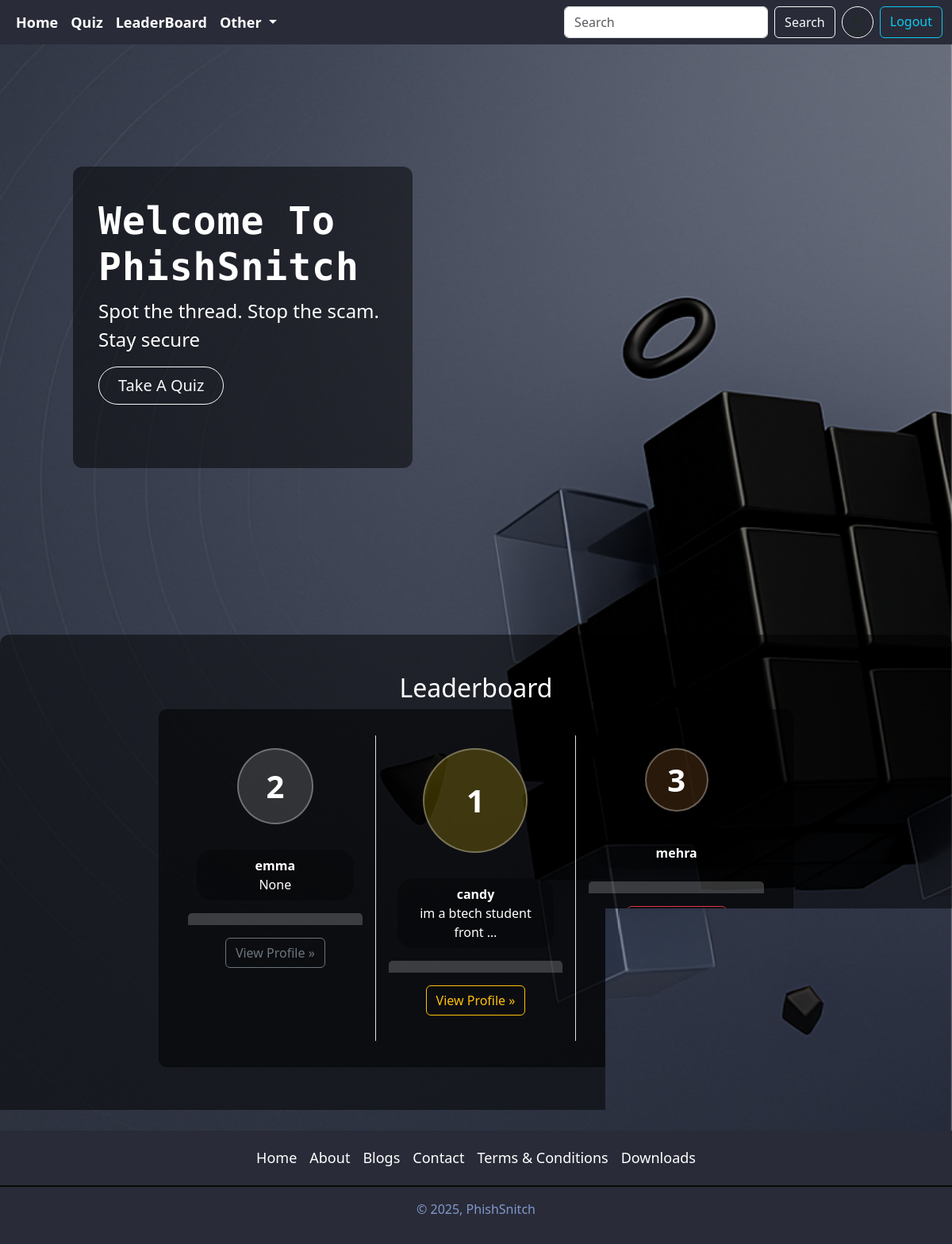
Screenshot of / (signed in) with the database file from the repository.
### accounts/models.py (models this page shows, shortened)
class Profile(models.Model):
    user=models.OneToOneField(User, on_delete=models.CASCADE,null=True,verbose_name='User_Object')
    bio=models.TextField(blank=True,null=True)
    profile_image=models.ImageField(upload_to='profile_images',default='userdefault.png',blank=True,null=True,verbose_name='Profile_Pic')
    location=models.CharField(max_length=100,blank=True,null=True)
    GENDER=(
        ('Male','Male'),
        ('Female','Female'),
        ('Other','Other')
    )
    gender=models.CharField(max_length=6,choices=GENDER,blank=True,null=True)
    rank=models.IntegerField(null=True,blank=True,editable=True,default=0)
    total_score = models.IntegerField(default=0)

### quiz/models.py (models this page shows, shortened)
class UserRank(models.Model):
    user=models.OneToOneField(User,on_delete=models.CASCADE)
    rank=models.IntegerField(null=True,blank=True)
    total_score=models.IntegerField(null=True,blank=True)

### base/views.py (the view)
# urls.py: path('',views.home,name='home'),
def home(request):
    leaderboard_users=UserRank.objects.order_by('rank')[:3]
    context = {"leaderboard_users":leaderboard_users}
    return render(request, 'welcome.html', context)

### templates/welcome.html (shortened to what this page needs)
{% extends "index.html" %}
{% block body_class %}home-page{% endblock %}
{% load static %}
{% block content %}
<div class="responsive-bg "  >
   <div class="container-fluid min-vh-100 d-flex justify-content-center align-items-center ">
   <div class="three-column-row w-100 ">
        <div class="left-column  col-12 col-lg-6 d-flex justify-content-center justify-content-lg-start align-items-center">
            <div class="left-content mx-3 mx-lg-5">
                <h1 class="custom-heading display-5 fw-bold my-2 text-white">Welcome To PhishSnitch</h1>
                <p class="text-white fs-4">Spot the thread. Stop the scam. Stay secure</p>
                <div class=" d-inline-flex gap-2 mb-5">
                    <a href="{% url 'category_view' %}" class="btn btn-outline-light align-item-center btn-lg px-4 rounded-pill" type="button">
                        Take A Quiz
                    </a>
                </div>
            </div>
        </div>
        <div class="right-column"></div>
    </div>
   </div>
    <div class="container-fluid left-content mb-3 py-5">
    <h2 class="text-center text-white">Leaderboard</h2>
    <div class="card mb-3 mx-auto g-0" style="max-width: 800px;">
          <div class="row row-cols-1 row-cols-md-3">
  {% if leaderboard_users|length == 0 %}
    <div class="col-12 text-center text-danger py-4">
      <h4>No Users Available on leaderboard</h4>
    </div>
  {% else %}
    <div class="col border-end p-3">
      <div class="pedestal place2">
        <div class="pedestal-user">2</div>
        <div class="pedestal-info">
          <strong>{{ leaderboard_users.1.user.username }}</strong>
          <div>{{ leaderboard_users.1.user.profile.bio|truncatewords:5 }}</div>
        </div>
        <div class="pedestal-base"></div>
        <p><a class="btn btn-outline-secondary mt-3" href="{% url 'profile' leaderboard_users.0.user.username %}">View Profile »</a></p>
      </div>
    </div>
    <div class="col border-end p-3">
      <div class="pedestal place1">
        <div class="pedestal-user">1</div>
        <div class="pedestal-info">
          <strong>{{ leaderboard_users.0.user.username }}</strong>
          <div>{{ leaderboard_users.0.user.profile.bio|truncatewords:5 }}</div>
        </div>
        <div class="pedestal-base"></div>
        <p><a class="btn btn-outline-warning mt-3" href="{% url 'profile' leaderboard_users.0.user.username %}">View Profile »</a></p>
      </div>
    </div>
    <div class="col p-3">
      <div class="pedestal place3">
        <div class="pedestal-user">3</div>
        <div class="pedestal-info">
          <strong>{{ leaderboard_users.2.user.username }}</strong>
        </div>
        <div class="pedestal-base"></div>
        <p><a class="btn btn-outline-danger mt-3" href="{% url 'profile' leaderboard_users.0.user.username %}">View Profile »</a></p>
      </div>
    </div>
  {% endif %}
</div>
    </div>
    </div>
</div>
{% endblock content %}

### templates/components/navbar.html (shortened to what this page needs)
{% load static %}
<nav class="navbar navbar-expand-lg ">
    <div class="container-fluid">
      <div class="collapse navbar-collapse" id="navbarSupportedContent">
        <ul class="navbar-nav me-auto mb-2 mb-lg-0">
          <li class="nav-item content">
            <a class="nav-link active" aria-current="page" href="{% url 'home' %}">Home</a>
          </li>
          <li class="nav-item content">
            <a class="nav-link" href="{% url 'category_view' %}">Quiz</a>
          </li>
          <li class="nav-item content">
            <a class="nav-link" href="{%  url 'leaderboard' %}">LeaderBoard</a>
          </li>
          <li class="nav-item dropdown content " style="background-color: #292b38;">
            <a class="nav-link dropdown-toggle" href="#" role="button" data-bs-toggle="dropdown" aria-expanded="false">
              Other
            </a>
          </li>
        </ul>
        <form class="d-flex" role="search" action="{% url 'search_users' %}">
          <input class="form-control me-2" type="search" placeholder="Search" aria-label="Search" name="q"/>
          <button class="btn btn-outline-light" type="submit">Search</button>
          {% if request.user.is_authenticated %}
          <a href="{% url 'profile' request.user.username %}" data-bs-toggle="tooltip" data-bs-placement="bottom" data-bs-title="{{request.user.username}}" >
            <img src="{{ request.user.profile.profile_image.url }}" alt="image not found" width="40" height="40" class="rounded-circle mx-2 border border-white" style="border-width: 2px;">
          </a>
          <a href="{% url 'logout' %}" class="btn btn-outline-info ">Logout</a>
          {% else %}
          <a href="{% url 'login' %}" class="btn btn-outline-info ms-2">Login</a>
          {% endif %}
        </form>
      </div>
    </div>
  </nav>

### templates/components/navbar.html (style rules this page uses)
.navbar { background-color: #292b38; display: flex; justify-content: space-around; align-items: center; font-weight: bolder; position:fixed; top: 0px; z-index: 100; width: 100vw; }
.content a { text-decoration: none; color: white; padding: 5px; font-size: large; z-index: 10; }

### templates/components/footer.html (style rules this page uses)
.content a { text-decoration: none; color: white !important; padding: 5px; font-size: large; z-index: 10; }

### rows the page displays
UserRank: user.username "emma", user.bio "None"
UserRank: user.username "candy", user.bio "im a btech student front …"
UserRank: user.username "mehra"
